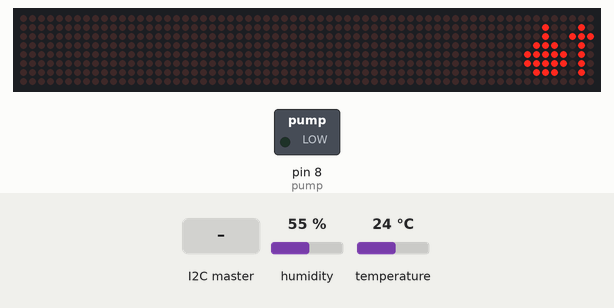
The sketch below on a simulated Arduino Uno, built with avr-gcc and run on an emulated ATmega328P. On the bench: 64×8 LED matrix, switched loads named in the sketch (green lamp = pin HIGH). Inputs (shaded band) come from the test bench; at power-on: humidity 55 %, temperature 24 °C. What the sketch prints to the serial monitor is not drawn.

Above: at 2.2 s.
2.3 s: the I2C master sends the byte 0
Timing chart, 0 to 5.3 s (numbered marks = the images above; inputs shaded):
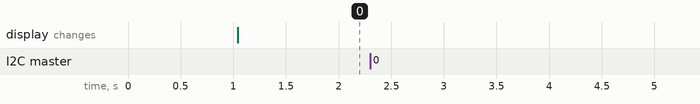

The sketch:

main.ino
```cpp
#include "IOFunctions.h"
#include "LedControl.h"
#include <Wire.h>
#include <SoftwareSerial.h>

// Define the RX and TX pins for SoftwareSerial
const int rxPin = 3;  // RX pin of ESP8266 connected to pin 3
const int txPin = 4;  // TX pin of ESP8266 connected to pin 4 (TX pin can also be used as RX)

SoftwareSerial esp8266(rxPin, txPin);

// These constants are set up according to the plat:
const int targetMoisture = 40; //Set target soil moisture
const int targetSunlightHours = 5; //Set target daily amount of sunlight
const int targetTemp[2] = {15, 30}; //Set target ambient temperature range
const int targetHum[2] = {15, 50}; //Set target ambient humidity range

const int targetSunlight = targetSunlightHours * 3600; // Converted to seconds, don't touch this

int receivedInt;
int temperature = 0;
int humidity = 0;
int moisture = 0; // Mapped to 0-100
int watering = 0;
int Day;
int old_day;
unsigned long totalLightDuration = 0; // To hold the accumulated duration


// WiFi credentials
const char* ssid = "QuePasa";
const char* password = "raviolilove";

// SMTP credentials
const char* smtpHost = "smtp.gmail.com";
unsigned int smtpPort = 465;
int sendEmailCounter = 0; // when to send email
// E-mail credentials
const char* senderEmail = "34315FPG15@gmail.com";    // E-mail to send data from
const char* senderPassword = "ppab getq kzoq wyvf";  // App pass for the sender e-mail
const char* receiverEmail = "l.eilsborg@gmail.com";   // E-mail to receive data

int iterationCounter = 0; // Used as clock divider to show test/demo of emails without spamming

void setup() {
  IOsetup(); //This function handles setup for IO

  Serial.begin(9600);
  esp8266.begin(9600);
  delay(1000); // Wait for serial module inits

  pinMode(8, OUTPUT);

  // start wirecommunication
  Wire.begin(8); /* join i2c bus with address 8 */
  Wire.onReceive(receiveEvent); /* register receive event */
  Wire.onRequest(requestEvent); /* register request event */

}

void loop() {
  //Run functions to update variables
  readDHT11(&temperature, &humidity);
  updateMoisture(&moisture);
  updateLightDuration(totalLightDuration, millis());

  //Print variables to Serial Monitor
  printVar(temperature, humidity, moisture, totalLightDuration);

  //Perform actions based on variables
  outputControl(temperature, humidity, moisture, targetMoisture, targetTemp, targetHum);

  if (Day != old_day){
    totalLightDuration = 0;
    old_day = Day;
    esp8266.println("4" + 0);   // Trigger the send email status
  }
  // Send variables to Thingspeak via ESP8266
  /* Key with corresponding action
    1 - Push to Temperature Thingspeak channel
    2 - Push to Humidity Thingspeak channel
    3 - Push to Moisture ThingSpeak channel
    4 - Send email
  */
  esp8266.println("1" + String(temperature));
  delay(20000);
  esp8266.println("2" + String(humidity));
  delay(20000);
  esp8266.println("3" + String(moisture));
  delay(20000); // Wait a bit before reading again
  if (watering == 1){
    addWater(500);
  }

  iterationCounter++;
  if (iterationCounter >= 2){ // Used for demo and testing
    esp8266.println("4" + 0);   // Trigger the send email status
    iterationCounter = 0;
  }
}


// function that executes whenever data is received
void receiveEvent(int howMany) {
 while (1 <Wire.available()) {

  byte receivedHighByte = Wire.read();
  byte receivedLowByte = Wire.read();
  receivedInt = (receivedHighByte << 8) | receivedLowByte;

    char c = Wire.read();         // receive byte as a character
    //Serial.print(c);              // print the character
  }
  int x = Wire.read();  // receive byte as an integer
  Serial.println(receivedInt);    // print the integer
  if (receivedInt <=100){
      watering = receivedInt;
      Serial.println(watering);
      } else {
        Day = receivedInt-100;
      }
 }


// function that executes whenever data is requested
void requestEvent() {
  //int myInt = random(0,100); // Example integer value
  int myInt = Day;
  int i;
  byte lowByte = myInt & 0xFF; // Extract LSB
  byte highByte = (myInt >> 8) & 0xFF; // Extract MSB
  Wire.write(highByte);
  Wire.write(lowByte);
  if (i<2){
    int myInt = watering;
  byte lowByte = myInt & 0xFF; // Extract LSB
  byte highByte = (myInt >> 8) & 0xFF; // Extract MSB
  Wire.write(highByte);
  Wire.write(lowByte);
  i = 0;
  }
  i++;

}
```

Functions.h
```cpp
#ifndef FUNCTIONS_H
#define FUNCTIONS_H

void test();

#endif
```

Functions.ino
```cpp
#include "Functions.h"

int test(int a){
    return a + 1;
}
```

IOFunctions.h
```cpp
#include <SimpleDHT.h>
#include <LedControl.h>

// for DHT11,
static const int pinDHT11 = 2;
SimpleDHT11 dht11;

// For Photoresistor
const int photoresistor = A0;

// For Hygrometer
const int hygrometer = A1;

// For Water pump
const int pump = 8;

//MAX7219 stuff
int DIN = 11;
int CS = 12;
int CLK = 13;
LedControl lc=LedControl(DIN, CLK, CS,0);

//Figures for MAX7219
int empty = B00000000;
int full = B11111111;
int Good[8] ={empty,empty,B00100100,empty,B01000010,B00111100,empty,empty}; //All variables are good
int Watering[8] ={empty,B00010000,B00010000,B00111000,B01111100,B01111100,B01111100,B00111000}; //Pumping water
int MoreLight[8] ={B10000001,B01000010,B00011000,B00111100,B00111100,B00011000,B01000010,B10000001}; //Need more sunlight
int LessLight[8] ={B10000001,B01011010,B00100100,B0100010,full,empty,empty,empty}; //Too much sunlight
int TempHigh[8] ={B10000111,B10110001,B10110011,B10110001,B10110111,B10110001,B10110011,B10110001}; //Ambient temperature too high
int TempLow[8] ={B10000111,B10000001,B10000011,B10000001,B10000111,B10000001,B10000011,B10110001}; //Ambient temperature too low
int HumHigh[8] ={empty, B00100010, B00100111, B01110010, B11111010, B11111010, B01110010, empty}; //Ambient humidity too high
int HumLow[8] ={B00100000, B00100010, B01110010, B11111010, B11111010, B01110111, B00000010, empty}; //Ambient humidity too low


//Setup function
void IOsetup(){
  pinMode(A0, INPUT); //Photoresistor
  pinMode(A1, INPUT); //Hygrometer
  pinMode(8, OUTPUT); //Pump

  //MAX7219 stuff
  lc.shutdown(0,false);
  lc.setIntensity(0,0);
  lc.clearDisplay(0);
}

// Function that outputs ambient temp and humidity using a DHT11
void readDHT11(int *temperature, int *humidity) {
    byte temp, hum;
    if (dht11.read(pinDHT11, &temp, &hum, NULL) == 0) {
        *temperature = (int)temp;
        *humidity = (int)hum;
    }
}


// Function to accumulate the duration light level is above a certain threshold
void updateLightDuration(unsigned long &duration, unsigned long currentTime) {
    static unsigned long lastCheckTime = 0; // When we last checked the light level
    const int threshold = 200; // Light level threshold
    static bool isAboveThreshold = false; // Is light currently above the threshold?
    int lightValue = analogRead(photoresistor); //Read photoresistor

    // Initialize lastCheckTime if it's the first run
    if (lastCheckTime == 0) {
        lastCheckTime = currentTime;
    }

    // Check if light is above threshold
    if (lightValue > threshold) {
        if (!isAboveThreshold) {
            // Light just went above the threshold
            isAboveThreshold = true;
        }
        // Accumulate duration since last check as light remains above threshold
        duration += currentTime - lastCheckTime;
    } else {
        // Reset isAboveThreshold if light drops below the threshold
        isAboveThreshold = false;
    }

    // Update lastCheckTime to the current time
    lastCheckTime = currentTime;
}

void LEDMatrixWrite(String command){
  if (command == "Good"){
    for(int i=0;i<8;i++) lc.setRow(0,i,Good[i]);
  }
  else if (command == "Watering"){
    for(int i=0;i<8;i++) lc.setRow(0,i,Watering[i]);
  }
  else if (command == "MoreLight"){
    for(int i=0;i<8;i++) lc.setRow(0,i,MoreLight[i]);
  }
  else if (command == "LessLight"){
    for(int i=0;i<8;i++) lc.setRow(0,i,LessLight[i]);
  }
  else if (command == "TempHigh"){
    for(int i=0;i<8;i++) lc.setRow(0,i,TempHigh[i]);
  }
  else if (command == "TempLow"){
    for(int i=0;i<8;i++) lc.setRow(0,i,TempLow[i]);
  }
  else if (command == "HumHigh"){
    for(int i=0;i<8;i++) lc.setRow(0,i,HumHigh[i]);
  }
  else if (command == "HumLow"){
    for(int i=0;i<8;i++) lc.setRow(0,i,HumLow[i]);
  }
}

//Function to update soil moisture
void updateMoisture(int *moisture){
  *moisture = analogRead(hygrometer);	//Read analog moisture
	*moisture = constrain(*moisture,400,1023);	//Keep the ranges
	*moisture = map(*moisture,400,1023,100,0);	//Map moisture : 400 will be 100 and 1023 will be 0
}

//Function to add x time of water
void addWater(int time){
  LEDMatrixWrite("Watering"); //Indicate action
  digitalWrite(pump, HIGH); //Pump water
  delay(time);
  digitalWrite(pump, LOW); // Stop pump
}

//Function to print variables to serial monitor in a readable format, mainly for debugging purposes
void printVar(int temperature, int humidity, int moisture, unsigned long totalLightDuration){
  Serial.print("Temperature: ");
  Serial.print(temperature);
  Serial.print("C, Humidity: ");
  Serial.print(humidity);
  Serial.print("%, Moisture: " );
  Serial.print(moisture);

  // Convert milliseconds to hours, minutes, and seconds for display
  unsigned long hours = (totalLightDuration / (1000 * 60 * 60));
  unsigned long mins = (totalLightDuration / (1000 * 60)) % 60;
  unsigned long secs = (totalLightDuration / 1000) % 60;
  Serial.print(", Sunlight: ");
  Serial.print(hours);
  Serial.print("h ");
  Serial.print(mins);
  Serial.print("m ");
  Serial.print(secs);
  Serial.println("s");
}

//Function that takes in all variables and their respective targets and performs according function
void outputControl(int temperature, int humidity, int moisture,  int targetMoisture, int targetTemp[2], int targetHum[2]){
  if (moisture < targetMoisture){ //water dosing control is handled first
    addWater(500); //This time should be adjusted according to the vol
  } else if (temperature < targetTemp[0]){ //Next priority is temperature
    LEDMatrixWrite("TempLow");
  } else if (temperature > targetTemp[1]){
    LEDMatrixWrite("TempHigh");
  }  else if (humidity < targetHum[0]){ //Ambient humidity
    LEDMatrixWrite("HumLow");
  } else if (humidity > targetHum[1]){
    LEDMatrixWrite("HumHigh");
  } else{ // All variables are withing specification
    LEDMatrixWrite("Good");
  }
}
```

Measured:
- after the input at 2.3 s, every drawn part: stays the same
